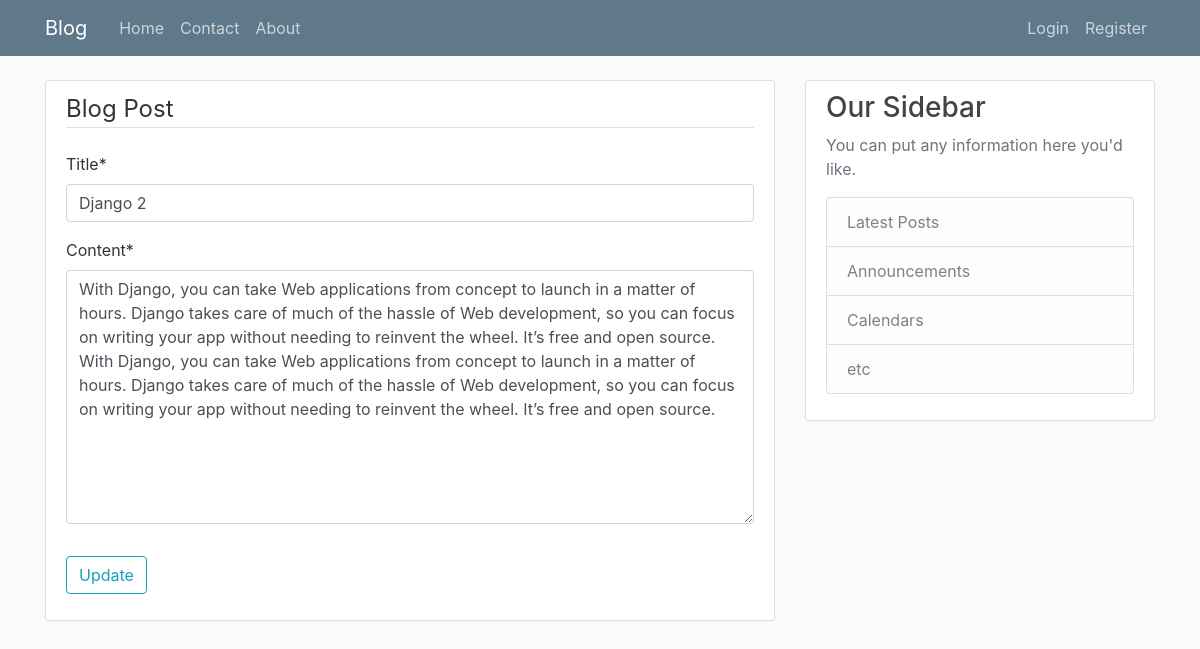
Page /articles/update/9/ on the committed database.
### article/models.py (models this page shows, shortened)
class Article(models.Model):
    title     = models.CharField(max_length = 30)
    content   = models.TextField()
    created_by= models.ForeignKey(User,on_delete=models.CASCADE)
    created_on= models.DateField(default = timezone.now)

### article/views.py (the view)
# urls.py: path('update/<int:pk>/', views.article_update,name = 'article-update'),
def article_update(request,pk=None):
    post = get_object_or_404(Article,pk=pk)
    form = ArticleCreateForm(request.POST or None, instance=post)
    if form.is_valid():
        form.save()
        return redirect('article-list')
    context = {
        'form':form
    }
    return render(request,'articles/article_update.html',context)

### article/forms.py
class ArticleCreateForm(forms.ModelForm):
    class Meta:
        model = Article
        fields = ['title','content']

### article/templates/articles/article_update.html (shortened to what this page needs)
{% extends "base.html" %}
{% load crispy_forms_tags %}
{% block content %}
    <div class="content-section">
        <form method="POST">
            <fieldset class="form-group">
                <legend class="border-bottom mb-4">Blog Post</legend>
                {{ form|crispy }}
            </fieldset>
            <div class="form-group">
                <button class="btn btn-outline-info" type="submit">Update</button>
            </div>
        </form>
    </div>
{% endblock content %}

### static/css/main.css (style rules this page uses)
body { background: #fafafa; color: #333333; margin-top: 5rem; }
.content-section { background: #ffffff; padding: 10px 20px; border: 1px solid #dddddd; border-radius: 3px; margin-bottom: 20px; }

### rows in the picture
Article: title "Django 2", content "With Django, you can take Web applications from concept to launch in a matter of hours. Django takes care of much of the hassle of Web development, so you can focus on writing your app without needing to reinvent the wheel. It’s free and open source. With Django, you can take Web applications from concept to launch in a matter of hours. Django takes care of much of the hassle of Web development, so you can focus on writing your app without needing to reinvent the wheel. It’s free and open source."
